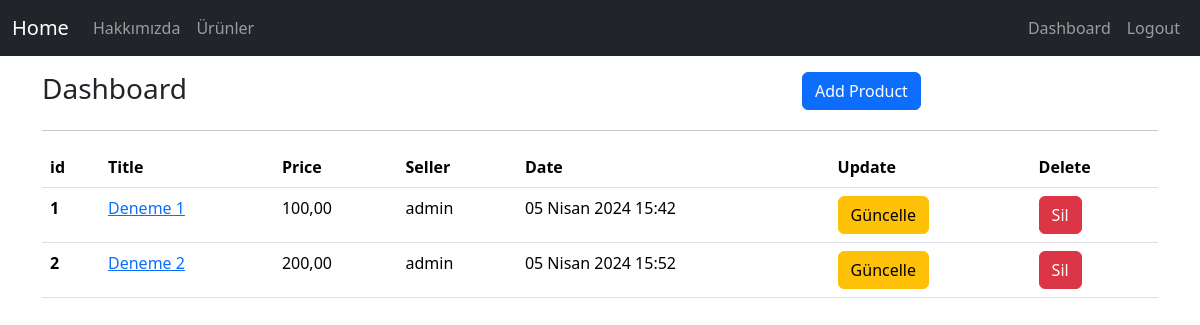
The app's page /products/dashboard/ (signed in), older data.
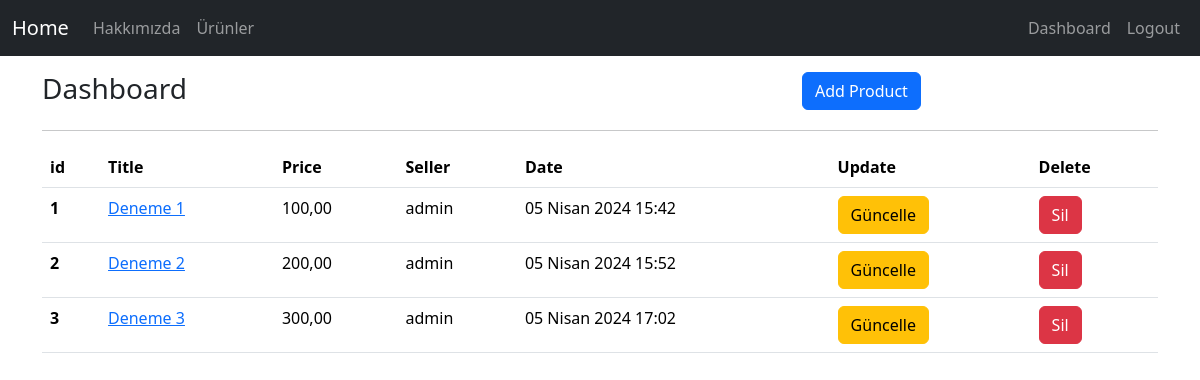
The same page, newer data.
### product/models.py (models this page shows, shortened)
class Product(models.Model):
    seller = models.ForeignKey("auth.User", on_delete = models.CASCADE, verbose_name = "Satıcı") # User silindiğinde ona ait olanlarda silinir.
    title = models.CharField(max_length = 50, verbose_name = "Ürün Adı")
    price = models.DecimalField(max_digits=10, decimal_places=2, verbose_name="Fiyat")
    content = models.TextField(verbose_name = "İçerik")
    created_date = models.DateTimeField(auto_now_add = True, verbose_name = "Oluşturulma Tarihi") # Eklenme Tarihi
    product_image = models.FileField(blank=True, null=True, verbose_name = "Fotoğraf")

### product/views.py (the view)
# urls.py: path("dashboard/", views.dashboard, name="dashboard"),
def dashboard(request):
    products = Product.objects.filter(seller = request.user)
    context = {
        "products":products
    }
    return render(request, "dashboard.html", context)

### templates/dashboard.html
{% extends "layout.html" %}
{% block body %}
<div class="row">
    <div class="col-md-4">
        <h3>Dashboard</h3>
    </div>
    <div class="col-md-4">
    </div>
    <div class="col-md-4">
        <a href="/products/addproduct" class="btn btn-primary">Add Product</a>
    </div>
</div>
<hr>
{% if products %}
    <table class="table">
        <thead>
            <tr>
                <th scope="col">id</th>
                <th scope="col">Title</th>
                <th scope="col">Price</th>
                <th scope="col">Seller</th>
                <th scope="col">Date</th>
                <th scope="col">Update</th>
                <th scope="col">Delete</th>
            </tr>
        </thead>
        <tbody>
            {% for product in products %}
                <tr>
                    <th scope="row">{{product.id}}</th>
                    <td><a href="/products/product/{{product.id}}">{{product.title}}</a></td>
                    <td>{{product.price}}</td>
                    <td>{{product.seller.username}}</td>
                    <td>{{product.created_date}}</td>
                    <td><a href="/products/update/{{product.id}}" class = "btn btn-warning">Güncelle</a></td>
                    <td><a href="/products/delete/{{product.id}}" class = "btn btn-danger">Sil</a> </td>
                </tr>
            {% endfor %}
        </tbody>
    </table>
{% else %}
    <div class = "alert alert-danger mt-3">
        Ürün yok.
    </div>
{% endif %}
{% endblock body %}

### templates/layout.html (shortened to what this page needs)
<!doctype html>
<html lang="en">
    <head>
        <link href="https://cdn.jsdelivr.net/npm/bootstrap@5.3.2/dist/css/bootstrap.min.css" rel="stylesheet" />
    </head>
    <body>
        {% include "includes/navbar.html" %}
        <div class="container mt-3">
            {% block body %}
            {% endblock body %}
        </div>
    </body>
</html>

### templates/includes/navbar.html (shortened to what this page needs)
<nav class="navbar navbar-expand-lg navbar-dark bg-dark">
  <div class="container-fluid">
    <a class="navbar-brand" href="/">Home</a>
    <div class="collapse navbar-collapse" id="navbarNav">
      <ul class="navbar-nav me-auto">
        <li class="nav-item">
          <a class="nav-link" href="/about">Hakkımızda</a>
        </li>
        <li class="nav-item">
          <a class="nav-link" href="/products">Ürünler</a>
        </li>
      </ul>
      <ul class="navbar-nav ms-auto">
        {% if request.user.is_authenticated %}
          <li class="nav-item">
            <a class="nav-link" href="/products/dashboard">Dashboard</a>
          </li>
          <li class="nav-item">
            <a class="nav-link" href="/user/logout">Logout</a>
          </li>
        {% endif %}
      </ul>
    </div>
  </div>
</nav>

Row changes from the older to the newer data that the page shows:
added Product: id "3", title "Deneme 3", price "300,00", seller.username "admin", created_date "05 Nisan 2024 17:02"
